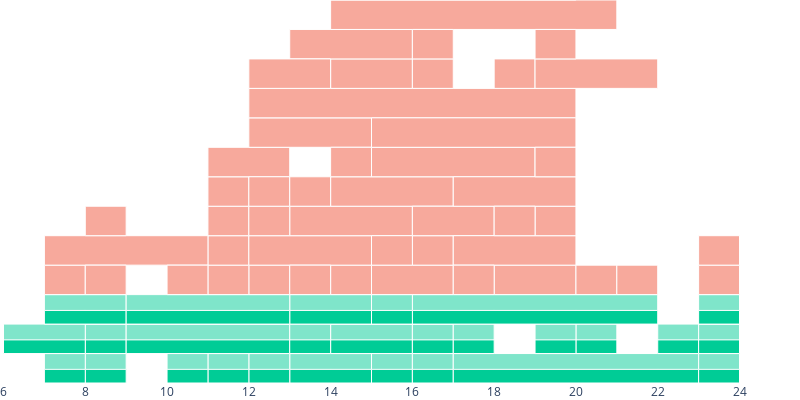

The code cell stored with this chart in its notebook:
### Code cell
sh = prepare_simhistory(df, tdf, 7, "Flatrate", 72)
alloc = sold_unsold_allocation_from_simhistory(sh)

fig = plot_simhistory_sold_unsold(alloc)
fig = add_revenue_boxes(fig, alloc)
fig.show()

### Figure 1 — Plotly figure (JSON) as saved in the notebook; plotly's stock layout.template omitted (floating-point values rounded to 4 significant figures)
{"data": [{"fill": "toself", "mode": "lines", "name": "", "opacity": 0, "text": "timestep: 1, budget: 1.1195959505999442, action: 0.8733264484321002", "x": [8, 9, 9, 8, 8], "y": [0.0, 0.0, 1.0, 1.0, 0.0], "type": "scatter"}, {"fill": "toself", "mode": "lines", "name": "", "opacity": 0, "text": "timestep: 22, budget: 1.742979002222134, action: 0.8733264484321002", "x": [8, 9, 9, 8, 8], "y": [1.0, 1.0, 2.0, 2.0, 1.0], "type": "scatter"}, {"fill": "toself", "mode": "lines", "name": "", "opacity": 0, "text": "timestep: 28, budget: 2.476104437462143, action: 0.8733264484321002", "x": [13, 15, 15, 13, 13], "y": [0.0, 0.0, 1.0, 1.0, 0.0], "type": "scatter"}, {"fill": "toself", "mode": "lines", "name": "", "opacity": 0, "text": "timestep: 32, budget: 2.825944634742748, action: 0.8733264484321002", "x": [7, 9, 9, 7, 7], "y": [2.0, 2.0, 3.0, 3.0, 2.0], "type": "scatter"}, {"fill": "toself", "mode": "lines", "name": "", "opacity": 0, "text": "timestep: 49, budget: 0.970211005867882, action: 0.8733264484321002", "x": [7, 8, 8, 7, 7], "y": [0.0, 0.0, 1.0, 1.0, 0.0], "type": "scatter"}, {"fill": "toself", "mode": "lines", "name": "", "opacity": 0, "text": "timestep: 51, budget: 0.897709638144219, action: 0.8733264484321002", "x": [12, 13, 13, 12, 12], "y": [0.0, 0.0, 1.0, 1.0, 0.0], "type": "scatter"}, {"fill": "toself", "mode": "lines", "name": "", "opacity": 0, "text": "timestep: 56, budget: 1.3496936884569708, action: 0.8733264484321002", "x": [11, 12, 12, 11, 11], "y": [0.0, 0.0, 1.0, 1.0, 0.0], "type": "scatter"}, {"fill": "toself", "mode": "lines", "name": "", "opacity": 0, "text": "timestep: 102, budget: 2.4073516070067678, action: 0.8733264484321002", "x": [14, 16, 16, 14, 14], "y": [1.0, 1.0, 2.0, 2.0, 1.0], "type": "scatter"}, {"fill": "toself", "mode": "lines", "name": "", "opacity": 0, "text": "timestep: 105, budget: 1.5648395922470189, action: 0.8733264484321002", "x": [15, 16, 16, 15, 15], "y": [0.0, 0.0, 1.0, 1.0, 0.0], "type": "scatter"}, {"fill": "toself", "mode": "lines", "name": "", "opacity": 0, "text": "timestep: 123, budget: 4.838348285211584, action: 0.8733264484321002", "x": [9, 13, 13, 9, 9], "y": [1.0, 1.0, 2.0, 2.0, 1.0], "type": "scatter"}, {"fill": "toself", "mode": "lines", "name": "", "opacity": 0, "text": "timestep: 160, budget: 2.0943510362518585, action: 0.8733264484321002", "x": [13, 15, 15, 13, 13], "y": [2.0, 2.0, 3.0, 3.0, 2.0], "type": "scatter"}, {"fill": "toself", "mode": "lines", "name": "", "opacity": 0, "text": "timestep: 161, budget: 1.895887066434752, action: 0.8733264484321002", "x": [6, 8, 8, 6, 6], "y": [1.0, 1.0, 2.0, 2.0, 1.0], "type": "scatter"}, {"fill": "toself", "mode": "lines", "name": "", "opacity": 0, "text": "timestep: 169, budget: 4.430406329196159, action: 0.8733264484321002", "x": [9, 13, 13, 9, 9], "y": [2.0, 2.0, 3.0, 3.0, 2.0], "type": "scatter"}, {"fill": "toself", "mode": "lines", "name": "", "opacity": 0, "text": "timestep: 195, budget: 1.7724783359234406, action: 0.8733264484321002", "x": [10, 11, 11, 10, 10], "y": [0.0, 0.0, 1.0, 1.0, 0.0], "type": "scatter"}, {"fill": "toself", "mode": "lines", "name": "", "opacity": 0, "text": "timestep: 220, budget: 1.478226516330889, action: 0.8733264484321002", "x": [13, 14, 14, 13, 13], "y": [1.0, 1.0, 2.0, 2.0, 1.0], "type": "scatter"}, {"fill": "toself", "mode": "lines", "name": "", "opacity": 0, "text": "timestep: 269, budget: 1.885274495733084, action: 0.8733264484321002", "x": [16, 17, 17, 16, 16], "y": [0.0, 0.0, 1.0, 1.0, 0.0], "type": "scatter"}, {"fill": "toself", "mode": "lines", "name": "", "opacity": 0, "text": "timestep: 318, budget: 1.413955154548848, action: 0.8733264484321002", "x": [16, 17, 17, 16, 16], "y": [1.0, 1.0, 2.0, 2.0, 1.0], "type": "scatter"}, {"fill": "toself", "mode": "lines", "name": "", "opacity": 0, "text": "timestep: 326, budget: 6.216570416937723, action: 0.8733264484321002", "x": [16, 22, 22, 16, 16], "y": [2.0, 2.0, 3.0, 3.0, 2.0], "type": "scatter"}, {"fill": "toself", "mode": "lines", "name": "", "opacity": 0, "text": "timestep: 328, budget: 5.935700998699732, action: 0.8733264484321002", "x": [17, 23, 23, 17, 17], "y": [0.0, 0.0, 1.0, 1.0, 0.0], "type": "scatter"}, {"fill": "toself", "mode": "lines", "name": "", "opacity": 0, "text": "timestep: 338, budget: 1.6696980625019326, action: 0.8733264484321002", "x": [15, 16, 16, 15, 15], "y": [2.0, 2.0, 3.0, 3.0, 2.0], "type": "scatter"}, {"fill": "toself", "mode": "lines", "name": "", "opacity": 0, "text": "timestep: 364, budget: 1.1959914120678603, action: 0.8733264484321002", "x": [17, 18, 18, 17, 17], "y": [1.0, 1.0, 2.0, 2.0, 1.0], "type": "scatter"}, {"fill": "toself", "mode": "lines", "name": "", "opacity": 0, "text": "timestep: 444, budget: 0.9121083801572905, action: 0.8733264484321002", "x": [20, 21, 21, 20, 20], "y": [1.0, 1.0, 2.0, 2.0, 1.0], "type": "scatter"}, {"fill": "toself", "mode": "lines", "name": "", "opacity": 0, "text": "timestep: 455, budget: 1.222412695646583, action: 0.8733264484321002", "x": [19, 20, 20, 19, 19], "y": [1.0, 1.0, 2.0, 2.0, 1.0], "type": "scatter"}, {"fill": "toself", "mode": "lines", "name": "", "opacity": 0, "text": "timestep: 550, budget: 1.3443277588507163, action: 0.8733264484321002", "x": [22, 23, 23, 22, 22], "y": [1.0, 1.0, 2.0, 2.0, 1.0], "type": "scatter"}, {"fill": "toself", "mode": "lines", "name": "", "opacity": 0, "text": "timestep: 560, budget: 1.1784389116773375, action: 0.8733264484321002", "x": [23, 24, 24, 23, 23], "y": [0.0, 0.0, 1.0, 1.0, 0.0], "type": "scatter"}, {"fill": "toself", "mode": "lines", "name": "", "opacity": 0, "text": "timestep: 570, budget: 1.3496696011969804, action: 0.8733264484321002", "x": [23, 24, 24, 23, 23], "y": [1.0, 1.0, 2.0, 2.0, 1.0], "type": "scatter"}, {"fill": "toself", "mode": "lines", "name": "", "opacity": 0, "text": "timestep: 574, budget: 1.160007534543492, action: 0.8733264484321002", "x": [23, 24, 24, 23, 23], "y": [2.0, 2.0, 3.0, 3.0, 2.0], "type": "scatter"}, {"fill": "toself", "mode": "lines", "name": "", "opacity": 0, "text": "timestep: 27, budget: 0.480913132459729, action: 0.8733264484321002", "x": [12, 13, 13, 12, 12], "y": [3.0, 3.0, 4.0, 4.0, 3.0], "type": "scatter"}, {"fill": "toself", "mode": "lines", "name": "", "opacity": 0, "text": "timestep: 50, budget: 0.3475581900790602, action: 0.8733264484321002", "x": [11, 12, 12, 11, 11], "y": [3.0, 3.0, 4.0, 4.0, 3.0], "type": "scatter"}, {"fill": "toself", "mode": "lines", "name": "", "opacity": 0, "text": "timestep: 73, budget: 0.7554757097909742, action: 0.8733264484321002", "x": [11, 12, 12, 11, 11], "y": [4.0, 4.0, 5.0, 5.0, 4.0], "type": "scatter"}, {"fill": "toself", "mode": "lines", "name": "", "opacity": 0, "text": "timestep: 85, budget: 0.4267771492632941, action: 0.8733264484321002", "x": [14, 15, 15, 14, 14], "y": [3.0, 3.0, 4.0, 4.0, 3.0], "type": "scatter"}, {"fill": "toself", "mode": "lines", "name": "", "opacity": 0, "text": "timestep: 95, budget: 1.2655249566272948, action: 0.8733264484321002", "x": [18, 20, 20, 18, 18], "y": [3.0, 3.0, 4.0, 4.0, 3.0], "type": "scatter"}, {"fill": "toself", "mode": "lines", "name": "", "opacity": 0, "text": "timestep: 101, budget: 0.630497750222799, action: 0.8733264484321002", "x": [7, 8, 8, 7, 7], "y": [3.0, 3.0, 4.0, 4.0, 3.0], "type": "scatter"}, {"fill": "toself", "mode": "lines", "name": "", "opacity": 0, "text": "timestep: 106, budget: 2.3240804205450507, action: 0.8733264484321002", "x": [12, 15, 15, 12, 12], "y": [4.0, 4.0, 5.0, 5.0, 4.0], "type": "scatter"}, {"fill": "toself", "mode": "lines", "name": "", "opacity": 0, "text": "timestep: 125, budget: 0.734001003177055, action: 0.8733264484321002", "x": [13, 14, 14, 13, 13], "y": [3.0, 3.0, 4.0, 4.0, 3.0], "type": "scatter"}, {"fill": "toself", "mode": "lines", "name": "", "opacity": 0, "text": "timestep: 156, budget: 0.2731070622991453, action: 0.8733264484321002", "x": [11, 12, 12, 11, 11], "y": [5.0, 5.0, 6.0, 6.0, 5.0], "type": "scatter"}, {"fill": "toself", "mode": "lines", "name": "", "opacity": 0, "text": "timestep: 181, budget: 5.012492124970704, action: 0.8733264484321002", "x": [7, 11, 11, 7, 7], "y": [4.0, 4.0, 5.0, 5.0, 4.0], "type": "scatter"}, {"fill": "toself", "mode": "lines", "name": "", "opacity": 0, "text": "timestep: 187, budget: 2.2098726440170866, action: 0.8733264484321002", "x": [13, 16, 16, 13, 13], "y": [5.0, 5.0, 6.0, 6.0, 5.0], "type": "scatter"}, {"fill": "toself", "mode": "lines", "name": "", "opacity": 0, "text": "timestep: 189, budget: 1.4637720076693976, action: 0.8733264484321002", "x": [11, 12, 12, 11, 11], "y": [6.0, 6.0, 7.0, 7.0, 6.0], "type": "scatter"}, {"fill": "toself", "mode": "lines", "name": "", "opacity": 0, "text": "timestep: 202, budget: 0.9086985376594536, action: 0.8733264484321002", "x": [12, 13, 13, 12, 12], "y": [5.0, 5.0, 6.0, 6.0, 5.0], "type": "scatter"}, {"fill": "toself", "mode": "lines", "name": "", "opacity": 0, "text": "timestep: 203, budget: 2.8313422828602457, action: 0.8733264484321002", "x": [14, 17, 17, 14, 14], "y": [6.0, 6.0, 7.0, 7.0, 6.0], "type": "scatter"}, {"fill": "toself", "mode": "lines", "name": "", "opacity": 0, "text": "timestep: 205, budget: 2.2642797340302065, action: 0.8733264484321002", "x": [11, 13, 13, 11, 11], "y": [7.0, 7.0, 8.0, 8.0, 7.0], "type": "scatter"}, {"fill": "toself", "mode": "lines", "name": "", "opacity": 0, "text": "timestep: 207, budget: 0.5146602516661556, action: 0.8733264484321002", "x": [8, 9, 9, 8, 8], "y": [3.0, 3.0, 4.0, 4.0, 3.0], "type": "scatter"}, {"fill": "toself", "mode": "lines", "name": "", "opacity": 0, "text": "timestep: 211, budget: 0.799111010483703, action: 0.8733264484321002", "x": [10, 11, 11, 10, 10], "y": [3.0, 3.0, 4.0, 4.0, 3.0], "type": "scatter"}, {"fill": "toself", "mode": "lines", "name": "", "opacity": 0, "text": "timestep: 214, budget: 1.8841197950955983, action: 0.8733264484321002", "x": [8, 9, 9, 8, 8], "y": [5.0, 5.0, 6.0, 6.0, 5.0], "type": "scatter"}, {"fill": "toself", "mode": "lines", "name": "", "opacity": 0, "text": "timestep: 216, budget: 1.4600598912616003, action: 0.8733264484321002", "x": [12, 13, 13, 12, 12], "y": [6.0, 6.0, 7.0, 7.0, 6.0], "type": "scatter"}, {"fill": "toself", "mode": "lines", "name": "", "opacity": 0, "text": "timestep: 233, budget: 3.265261713972795, action: 0.8733264484321002", "x": [12, 15, 15, 12, 12], "y": [8.0, 8.0, 9.0, 9.0, 8.0], "type": "scatter"}, {"fill": "toself", "mode": "lines", "name": "", "opacity": 0, "text": "timestep: 243, budget: 1.3231476262521975, action: 0.8733264484321002", "x": [14, 15, 15, 14, 14], "y": [7.0, 7.0, 8.0, 8.0, 7.0], "type": "scatter"}, {"fill": "toself", "mode": "lines", "name": "", "opacity": 0, "text": "timestep: 257, budget: 8.353029450974713, action: 0.8733264484321002", "x": [12, 20, 20, 12, 12], "y": [9.0, 9.0, 10.0, 10.0, 9.0], "type": "scatter"}, {"fill": "toself", "mode": "lines", "name": "", "opacity": 0, "text": "timestep: 268, budget: 1.6707930170539476, action: 0.8733264484321002", "x": [14, 16, 16, 14, 14], "y": [10.0, 10.0, 11.0, 11.0, 10.0], "type": "scatter"}, {"fill": "toself", "mode": "lines", "name": "", "opacity": 0, "text": "timestep: 273, budget: 0.5085628366458383, action: 0.8733264484321002", "x": [13, 14, 14, 13, 13], "y": [6.0, 6.0, 7.0, 7.0, 6.0], "type": "scatter"}, {"fill": "toself", "mode": "lines", "name": "", "opacity": 0, "text": "timestep: 289, budget: 3.004007820978236, action: 0.8733264484321002", "x": [13, 16, 16, 13, 13], "y": [11.0, 11.0, 12.0, 12.0, 11.0], "type": "scatter"}, {"fill": "toself", "mode": "lines", "name": "", "opacity": 0, "text": "timestep: 298, budget: 1.4387964320789035, action: 0.8733264484321002", "x": [12, 14, 14, 12, 12], "y": [10.0, 10.0, 11.0, 11.0, 10.0], "type": "scatter"}, {"fill": "toself", "mode": "lines", "name": "", "opacity": 0, "text": "timestep: 321, budget: 1.2228277468413755, action: 0.8733264484321002", "x": [15, 17, 17, 15, 15], "y": [3.0, 3.0, 4.0, 4.0, 3.0], "type": "scatter"}, {"fill": "toself", "mode": "lines", "name": "", "opacity": 0, "text": "timestep: 323, budget: 7.479547346147174, action: 0.8733264484321002", "x": [14, 21, 21, 14, 14], "y": [12.0, 12.0, 13.0, 13.0, 12.0], "type": "scatter"}, {"fill": "toself", "mode": "lines", "name": "", "opacity": 0, "text": "timestep: 327, budget: 6.824212456407542, action: 0.8733264484321002", "x": [13, 20, 20, 13, 13], "y": [13.0, 13.0, 14.0, 14.0, 13.0], "type": "scatter"}, {"fill": "toself", "mode": "lines", "name": "", "opacity": 0, "text": "timestep: 334, budget: 0.9230474224874738, action: 0.8733264484321002", "x": [14, 15, 15, 14, 14], "y": [14.0, 14.0, 15.0, 15.0, 14.0], "type": "scatter"}, {"fill": "toself", "mode": "lines", "name": "", "opacity": 0, "text": "timestep: 351, budget: 0.307318362704794, action: 0.8733264484321002", "x": [16, 17, 17, 16, 16], "y": [4.0, 4.0, 5.0, 5.0, 4.0], "type": "scatter"}, {"fill": "toself", "mode": "lines", "name": "", "opacity": 0, "text": "timestep: 356, budget: 3.592671711448642, action: 0.8733264484321002", "x": [14, 17, 17, 14, 14], "y": [15.0, 15.0, 16.0, 16.0, 15.0], "type": "scatter"}, {"fill": "toself", "mode": "lines", "name": "", "opacity": 0, "text": "timestep: 359, budget: 3.4252351336627207, action: 0.8733264484321002", "x": [15, 19, 19, 15, 15], "y": [7.0, 7.0, 8.0, 8.0, 7.0], "type": "scatter"}, {"fill": "toself", "mode": "lines", "name": "", "opacity": 0, "text": "timestep: 360, budget: 1.921382595141696, action: 0.8733264484321002", "x": [15, 16, 16, 15, 15], "y": [4.0, 4.0, 5.0, 5.0, 4.0], "type": "scatter"}, {"fill": "toself", "mode": "lines", "name": "", "opacity": 0, "text": "timestep: 369, budget: 4.713057794082983, action: 0.8733264484321002", "x": [15, 20, 20, 15, 15], "y": [8.0, 8.0, 9.0, 9.0, 8.0], "type": "scatter"}, {"fill": "toself", "mode": "lines", "name": "", "opacity": 0, "text": "timestep: 384, budget: 2.205188468815932, action: 0.8733264484321002", "x": [16, 18, 18, 16, 16], "y": [5.0, 5.0, 6.0, 6.0, 5.0], "type": "scatter"}, {"fill": "toself", "mode": "lines", "name": "", "opacity": 0, "text": "timestep: 387, budget: 0.2900199170489597, action: 0.8733264484321002", "x": [16, 17, 17, 16, 16], "y": [10.0, 10.0, 11.0, 11.0, 10.0], "type": "scatter"}, {"fill": "toself", "mode": "lines", "name": "", "opacity": 0, "text": "timestep: 388, budget: 0.4512148060357154, action: 0.8733264484321002", "x": [16, 17, 17, 16, 16], "y": [11.0, 11.0, 12.0, 12.0, 11.0], "type": "scatter"}, {"fill": "toself", "mode": "lines", "name": "", "opacity": 0, "text": "timestep: 406, budget: 3.396411988572347, action: 0.8733264484321002", "x": [17, 20, 20, 17, 17], "y": [4.0, 4.0, 5.0, 5.0, 4.0], "type": "scatter"}, {"fill": "toself", "mode": "lines", "name": "", "opacity": 0, "text": "timestep: 413, budget: 0.9658007008784044, action: 0.8733264484321002", "x": [17, 18, 18, 17, 17], "y": [3.0, 3.0, 4.0, 4.0, 3.0], "type": "scatter"}, {"fill": "toself", "mode": "lines", "name": "", "opacity": 0, "text": "timestep: 424, budget: 0.8476647991169902, action: 0.8733264484321002", "x": [19, 20, 20, 19, 19], "y": [5.0, 5.0, 6.0, 6.0, 5.0], "type": "scatter"}, {"fill": "toself", "mode": "lines", "name": "", "opacity": 0, "text": "timestep: 426, budget: 2.2654227648799883, action: 0.8733264484321002", "x": [17, 20, 20, 17, 17], "y": [6.0, 6.0, 7.0, 7.0, 6.0], "type": "scatter"}, {"fill": "toself", "mode": "lines", "name": "", "opacity": 0, "text": "timestep: 427, budget: 0.7868747132203686, action: 0.8733264484321002", "x": [19, 20, 20, 19, 19], "y": [7.0, 7.0, 8.0, 8.0, 7.0], "type": "scatter"}, {"fill": "toself", "mode": "lines", "name": "", "opacity": 0, "text": "timestep: 440, budget: 0.5326906159527663, action: 0.8733264484321002", "x": [18, 19, 19, 18, 18], "y": [5.0, 5.0, 6.0, 6.0, 5.0], "type": "scatter"}, {"fill": "toself", "mode": "lines", "name": "", "opacity": 0, "text": "timestep: 452, budget: 0.7135735083349068, action: 0.8733264484321002", "x": [18, 19, 19, 18, 18], "y": [10.0, 10.0, 11.0, 11.0, 10.0], "type": "scatter"}, {"fill": "toself", "mode": "lines", "name": "", "opacity": 0, "text": "timestep: 461, budget: 2.734961081342928, action: 0.8733264484321002", "x": [19, 22, 22, 19, 19], "y": [10.0, 10.0, 11.0, 11.0, 10.0], "type": "scatter"}, {"fill": "toself", "mode": "lines", "name": "", "opacity": 0, "text": "timestep: 463, budget: 1.2010867040017497, action: 0.8733264484321002", "x": [19, 20, 20, 19, 19], "y": [11.0, 11.0, 12.0, 12.0, 11.0], "type": "scatter"}, {"fill": "toself", "mode": "lines", "name": "", "opacity": 0, "text": "timestep: 466, budget: 1.5148666038064684, action: 0.8733264484321002", "x": [20, 21, 21, 20, 20], "y": [3.0, 3.0, 4.0, 4.0, 3.0], "type": "scatter"}, {"fill": "toself", "mode": "lines", "name": "", "opacity": 0, "text": "timestep: 477, budget: 4.249768196630529, action: 0.8733264484321002", "x": [19, 23, 23, 19, 19], "y": [14.0, 14.0, 15.0, 15.0, 14.0], "type": "scatter"}, {"fill": "toself", "mode": "lines", "name": "", "opacity": 0, "text": "timestep: 503, budget: 0.6334208896691593, action: 0.8733264484321002", "x": [21, 22, 22, 21, 21], "y": [3.0, 3.0, 4.0, 4.0, 3.0], "type": "scatter"}, {"fill": "toself", "mode": "lines", "name": "", "opacity": 0, "text": "timestep: 561, budget: 0.7133696675565517, action: 0.8733264484321002", "x": [23, 24, 24, 23, 23], "y": [3.0, 3.0, 4.0, 4.0, 3.0], "type": "scatter"}, {"fill": "toself", "mode": "lines", "name": "", "opacity": 0, "text": "timestep: 565, budget: 0.8442636059968742, action: 0.8733264484321002", "x": [23, 24, 24, 23, 23], "y": [4.0, 4.0, 5.0, 5.0, 4.0], "type": "scatter"}], "layout": {"xaxis": {}, "yaxis": {"range": [0, 13], "showticklabels": false}, "shapes": [{"fillcolor": "rgba(0, 204, 150,0.5)", "line": {"color": "White", "width": 1}, "type": "rect", "x0": 8, "x1": 9, "xref": "x", "y0": 0.0, "y1": 1.0, "yref": "y"}, {"fillcolor": "rgba(0, 204, 150,0.5)", "line": {"color": "White", "width": 1}, "type": "rect", "x0": 8, "x1": 9, "xref": "x", "y0": 1.0, "y1": 2.0, "yref": "y"}, {"fillcolor": "rgba(0, 204, 150,0.5)", "line": {"color": "White", "width": 1}, "type": "rect", "x0": 13, "x1": 15, "xref": "x", "y0": 0.0, "y1": 1.0, "yref": "y"}, {"fillcolor": "rgba(0, 204, 150,0.5)", "line": {"color": "White", "width": 1}, "type": "rect", "x0": 7, "x1": 9, "xref": "x", "y0": 2.0, "y1": 3.0, "yref": "y"}, {"fillcolor": "rgba(0, 204, 150,0.5)", "line": {"color": "White", "width": 1}, "type": "rect", "x0": 7, "x1": 8, "xref": "x", "y0": 0.0, "y1": 1.0, "yref": "y"}, {"fillcolor": "rgba(0, 204, 150,0.5)", "line": {"color": "White", "width": 1}, "type": "rect", "x0": 12, "x1": 13, "xref": "x", "y0": 0.0, "y1": 1.0, "yref": "y"}, {"fillcolor": "rgba(0, 204, 150,0.5)", "line": {"color": "White", "width": 1}, "type": "rect", "x0": 11, "x1": 12, "xref": "x", "y0": 0.0, "y1": 1.0, "yref": "y"}, {"fillcolor": "rgba(0, 204, 150,0.5)", "line": {"color": "White", "width": 1}, "type": "rect", "x0": 14, "x1": 16, "xref": "x", "y0": 1.0, "y1": 2.0, "yref": "y"}, {"fillcolor": "rgba(0, 204, 150,0.5)", "line": {"color": "White", "width": 1}, "type": "rect", "x0": 15, "x1": 16, "xref": "x", "y0": 0.0, "y1": 1.0, "yref": "y"}, {"fillcolor": "rgba(0, 204, 150,0.5)", "line": {"color": "White", "width": 1}, "type": "rect", "x0": 9, "x1": 13, "xref": "x", "y0": 1.0, "y1": 2.0, "yref": "y"}, {"fillcolor": "rgba(0, 204, 150,0.5)", "line": {"color": "White", "width": 1}, "type": "rect", "x0": 13, "x1": 15, "xref": "x", "y0": 2.0, "y1": 3.0, "yref": "y"}, {"fillcolor": "rgba(0, 204, 150,0.5)", "line": {"color": "White", "width": 1}, "type": "rect", "x0": 6, "x1": 8, "xref": "x", "y0": 1.0, "y1": 2.0, "yref": "y"}, {"fillcolor": "rgba(0, 204, 150,0.5)", "line": {"color": "White", "width": 1}, "type": "rect", "x0": 9, "x1": 13, "xref": "x", "y0": 2.0, "y1": 3.0, "yref": "y"}, {"fillcolor": "rgba(0, 204, 150,0.5)", "line": {"color": "White", "width": 1}, "type": "rect", "x0": 10, "x1": 11, "xref": "x", "y0": 0.0, "y1": 1.0, "yref": "y"}, {"fillcolor": "rgba(0, 204, 150,0.5)", "line": {"color": "White", "width": 1}, "type": "rect", "x0": 13, "x1": 14, "xref": "x", "y0": 1.0, "y1": 2.0, "yref": "y"}, {"fillcolor": "rgba(0, 204, 150,0.5)", "line": {"color": "White", "width": 1}, "type": "rect", "x0": 16, "x1": 17, "xref": "x", "y0": 0.0, "y1": 1.0, "yref": "y"}, {"fillcolor": "rgba(0, 204, 150,0.5)", "line": {"color": "White", "width": 1}, "type": "rect", "x0": 16, "x1": 17, "xref": "x", "y0": 1.0, "y1": 2.0, "yref": "y"}, {"fillcolor": "rgba(0, 204, 150,0.5)", "line": {"color": "White", "width": 1}, "type": "rect", "x0": 16, "x1": 22, "xref": "x", "y0": 2.0, "y1": 3.0, "yref": "y"}, {"fillcolor": "rgba(0, 204, 150,0.5)", "line": {"color": "White", "width": 1}, "type": "rect", "x0": 17, "x1": 23, "xref": "x", "y0": 0.0, "y1": 1.0, "yref": "y"}, {"fillcolor": "rgba(0, 204, 150,0.5)", "line": {"color": "White", "width": 1}, "type": "rect", "x0": 15, "x1": 16, "xref": "x", "y0": 2.0, "y1": 3.0, "yref": "y"}, {"fillcolor": "rgba(0, 204, 150,0.5)", "line": {"color": "White", "width": 1}, "type": "rect", "x0": 17, "x1": 18, "xref": "x", "y0": 1.0, "y1": 2.0, "yref": "y"}, {"fillcolor": "rgba(0, 204, 150,0.5)", "line": {"color": "White", "width": 1}, "type": "rect", "x0": 20, "x1": 21, "xref": "x", "y0": 1.0, "y1": 2.0, "yref": "y"}, {"fillcolor": "rgba(0, 204, 150,0.5)", "line": {"color": "White", "width": 1}, "type": "rect", "x0": 19, "x1": 20, "xref": "x", "y0": 1.0, "y1": 2.0, "yref": "y"}, {"fillcolor": "rgba(0, 204, 150,0.5)", "line": {"color": "White", "width": 1}, "type": "rect", "x0": 22, "x1": 23, "xref": "x", "y0": 1.0, "y1": 2.0, "yref": "y"}, {"fillcolor": "rgba(0, 204, 150,0.5)", "line": {"color": "White", "width": 1}, "type": "rect", "x0": 23, "x1": 24, "xref": "x", "y0": 0.0, "y1": 1.0, "yref": "y"}, {"fillcolor": "rgba(0, 204, 150,0.5)", "line": {"color": "White", "width": 1}, "type": "rect", "x0": 23, "x1": 24, "xref": "x", "y0": 1.0, "y1": 2.0, "yref": "y"}, {"fillcolor": "rgba(0, 204, 150,0.5)", "line": {"color": "White", "width": 1}, "type": "rect", "x0": 23, "x1": 24, "xref": "x", "y0": 2.0, "y1": 3.0, "yref": "y"}, {"fillcolor": "rgba(239, 85, 59,0.5)", "line": {"color": "White", "width": 1}, "type": "rect", "x0": 12, "x1": 13, "xref": "x", "y0": 3.0, "y1": 4.0, "yref": "y"}, {"fillcolor": "rgba(239, 85, 59,0.5)", "line": {"color": "White", "width": 1}, "type": "rect", "x0": 11, "x1": 12, "xref": "x", "y0": 3.0, "y1": 4.0, "yref": "y"}, {"fillcolor": "rgba(239, 85, 59,0.5)", "line": {"color": "White", "width": 1}, "type": "rect", "x0": 11, "x1": 12, "xref": "x", "y0": 4.0, "y1": 5.0, "yref": "y"}, {"fillcolor": "rgba(239, 85, 59,0.5)", "line": {"color": "White", "width": 1}, "type": "rect", "x0": 14, "x1": 15, "xref": "x", "y0": 3.0, "y1": 4.0, "yref": "y"}, {"fillcolor": "rgba(239, 85, 59,0.5)", "line": {"color": "White", "width": 1}, "type": "rect", "x0": 18, "x1": 20, "xref": "x", "y0": 3.0, "y1": 4.0, "yref": "y"}, {"fillcolor": "rgba(239, 85, 59,0.5)", "line": {"color": "White", "width": 1}, "type": "rect", "x0": 7, "x1": 8, "xref": "x", "y0": 3.0, "y1": 4.0, "yref": "y"}, {"fillcolor": "rgba(239, 85, 59,0.5)", "line": {"color": "White", "width": 1}, "type": "rect", "x0": 12, "x1": 15, "xref": "x", "y0": 4.0, "y1": 5.0, "yref": "y"}, {"fillcolor": "rgba(239, 85, 59,0.5)", "line": {"color": "White", "width": 1}, "type": "rect", "x0": 13, "x1": 14, "xref": "x", "y0": 3.0, "y1": 4.0, "yref": "y"}, {"fillcolor": "rgba(239, 85, 59,0.5)", "line": {"color": "White", "width": 1}, "type": "rect", "x0": 11, "x1": 12, "xref": "x", "y0": 5.0, "y1": 6.0, "yref": "y"}, {"fillcolor": "rgba(239, 85, 59,0.5)", "line": {"color": "White", "width": 1}, "type": "rect", "x0": 7, "x1": 11, "xref": "x", "y0": 4.0, "y1": 5.0, "yref": "y"}, {"fillcolor": "rgba(239, 85, 59,0.5)", "line": {"color": "White", "width": 1}, "type": "rect", "x0": 13, "x1": 16, "xref": "x", "y0": 5.0, "y1": 6.0, "yref": "y"}, {"fillcolor": "rgba(239, 85, 59,0.5)", "line": {"color": "White", "width": 1}, "type": "rect", "x0": 11, "x1": 12, "xref": "x", "y0": 6.0, "y1": 7.0, "yref": "y"}, {"fillcolor": "rgba(239, 85, 59,0.5)", "line": {"color": "White", "width": 1}, "type": "rect", "x0": 12, "x1": 13, "xref": "x", "y0": 5.0, "y1": 6.0, "yref": "y"}, {"fillcolor": "rgba(239, 85, 59,0.5)", "line": {"color": "White", "width": 1}, "type": "rect", "x0": 14, "x1": 17, "xref": "x", "y0": 6.0, "y1": 7.0, "yref": "y"}, {"fillcolor": "rgba(239, 85, 59,0.5)", "line": {"color": "White", "width": 1}, "type": "rect", "x0": 11, "x1": 13, "xref": "x", "y0": 7.0, "y1": 8.0, "yref": "y"}, {"fillcolor": "rgba(239, 85, 59,0.5)", "line": {"color": "White", "width": 1}, "type": "rect", "x0": 8, "x1": 9, "xref": "x", "y0": 3.0, "y1": 4.0, "yref": "y"}, {"fillcolor": "rgba(239, 85, 59,0.5)", "line": {"color": "White", "width": 1}, "type": "rect", "x0": 10, "x1": 11, "xref": "x", "y0": 3.0, "y1": 4.0, "yref": "y"}, {"fillcolor": "rgba(239, 85, 59,0.5)", "line": {"color": "White", "width": 1}, "type": "rect", "x0": 8, "x1": 9, "xref": "x", "y0": 5.0, "y1": 6.0, "yref": "y"}, {"fillcolor": "rgba(239, 85, 59,0.5)", "line": {"color": "White", "width": 1}, "type": "rect", "x0": 12, "x1": 13, "xref": "x", "y0": 6.0, "y1": 7.0, "yref": "y"}, {"fillcolor": "rgba(239, 85, 59,0.5)", "line": {"color": "White", "width": 1}, "type": "rect", "x0": 12, "x1": 15, "xref": "x", "y0": 8.0, "y1": 9.0, "yref": "y"}, {"fillcolor": "rgba(239, 85, 59,0.5)", "line": {"color": "White", "width": 1}, "type": "rect", "x0": 14, "x1": 15, "xref": "x", "y0": 7.0, "y1": 8.0, "yref": "y"}, {"fillcolor": "rgba(239, 85, 59,0.5)", "line": {"color": "White", "width": 1}, "type": "rect", "x0": 12, "x1": 20, "xref": "x", "y0": 9.0, "y1": 10.0, "yref": "y"}, {"fillcolor": "rgba(239, 85, 59,0.5)", "line": {"color": "White", "width": 1}, "type": "rect", "x0": 14, "x1": 16, "xref": "x", "y0": 10.0, "y1": 11.0, "yref": "y"}, {"fillcolor": "rgba(239, 85, 59,0.5)", "line": {"color": "White", "width": 1}, "type": "rect", "x0": 13, "x1": 14, "xref": "x", "y0": 6.0, "y1": 7.0, "yref": "y"}, {"fillcolor": "rgba(239, 85, 59,0.5)", "line": {"color": "White", "width": 1}, "type": "rect", "x0": 13, "x1": 16, "xref": "x", "y0": 11.0, "y1": 12.0, "yref": "y"}, {"fillcolor": "rgba(239, 85, 59,0.5)", "line": {"color": "White", "width": 1}, "type": "rect", "x0": 12, "x1": 14, "xref": "x", "y0": 10.0, "y1": 11.0, "yref": "y"}, {"fillcolor": "rgba(239, 85, 59,0.5)", "line": {"color": "White", "width": 1}, "type": "rect", "x0": 15, "x1": 17, "xref": "x", "y0": 3.0, "y1": 4.0, "yref": "y"}, {"fillcolor": "rgba(239, 85, 59,0.5)", "line": {"color": "White", "width": 1}, "type": "rect", "x0": 14, "x1": 21, "xref": "x", "y0": 12.0, "y1": 13.0, "yref": "y"}, {"fillcolor": "rgba(239, 85, 59,0.5)", "line": {"color": "White", "width": 1}, "type": "rect", "x0": 13, "x1": 20, "xref": "x", "y0": 13.0, "y1": 14.0, "yref": "y"}, {"fillcolor": "rgba(239, 85, 59,0.5)", "line": {"color": "White", "width": 1}, "type": "rect", "x0": 14, "x1": 15, "xref": "x", "y0": 14.0, "y1": 15.0, "yref": "y"}, {"fillcolor": "rgba(239, 85, 59,0.5)", "line": {"color": "White", "width": 1}, "type": "rect", "x0": 16, "x1": 17, "xref": "x", "y0": 4.0, "y1": 5.0, "yref": "y"}, {"fillcolor": "rgba(239, 85, 59,0.5)", "line": {"color": "White", "width": 1}, "type": "rect", "x0": 14, "x1": 17, "xref": "x", "y0": 15.0, "y1": 16.0, "yref": "y"}, {"fillcolor": "rgba(239, 85, 59,0.5)", "line": {"color": "White", "width": 1}, "type": "rect", "x0": 15, "x1": 19, "xref": "x", "y0": 7.0, "y1": 8.0, "yref": "y"}, {"fillcolor": "rgba(239, 85, 59,0.5)", "line": {"color": "White", "width": 1}, "type": "rect", "x0": 15, "x1": 16, "xref": "x", "y0": 4.0, "y1": 5.0, "yref": "y"}, {"fillcolor": "rgba(239, 85, 59,0.5)", "line": {"color": "White", "width": 1}, "type": "rect", "x0": 15, "x1": 20, "xref": "x", "y0": 8.0, "y1": 9.0, "yref": "y"}, {"fillcolor": "rgba(239, 85, 59,0.5)", "line": {"color": "White", "width": 1}, "type": "rect", "x0": 16, "x1": 18, "xref": "x", "y0": 5.0, "y1": 6.0, "yref": "y"}, {"fillcolor": "rgba(239, 85, 59,0.5)", "line": {"color": "White", "width": 1}, "type": "rect", "x0": 16, "x1": 17, "xref": "x", "y0": 10.0, "y1": 11.0, "yref": "y"}, {"fillcolor": "rgba(239, 85, 59,0.5)", "line": {"color": "White", "width": 1}, "type": "rect", "x0": 16, "x1": 17, "xref": "x", "y0": 11.0, "y1": 12.0, "yref": "y"}, {"fillcolor": "rgba(239, 85, 59,0.5)", "line": {"color": "White", "width": 1}, "type": "rect", "x0": 17, "x1": 20, "xref": "x", "y0": 4.0, "y1": 5.0, "yref": "y"}, {"fillcolor": "rgba(239, 85, 59,0.5)", "line": {"color": "White", "width": 1}, "type": "rect", "x0": 17, "x1": 18, "xref": "x", "y0": 3.0, "y1": 4.0, "yref": "y"}, {"fillcolor": "rgba(239, 85, 59,0.5)", "line": {"color": "White", "width": 1}, "type": "rect", "x0": 19, "x1": 20, "xref": "x", "y0": 5.0, "y1": 6.0, "yref": "y"}, {"fillcolor": "rgba(239, 85, 59,0.5)", "line": {"color": "White", "width": 1}, "type": "rect", "x0": 17, "x1": 20, "xref": "x", "y0": 6.0, "y1": 7.0, "yref": "y"}, {"fillcolor": "rgba(239, 85, 59,0.5)", "line": {"color": "White", "width": 1}, "type": "rect", "x0": 19, "x1": 20, "xref": "x", "y0": 7.0, "y1": 8.0, "yref": "y"}, {"fillcolor": "rgba(239, 85, 59,0.5)", "line": {"color": "White", "width": 1}, "type": "rect", "x0": 18, "x1": 19, "xref": "x", "y0": 5.0, "y1": 6.0, "yref": "y"}, {"fillcolor": "rgba(239, 85, 59,0.5)", "line": {"color": "White", "width": 1}, "type": "rect", "x0": 18, "x1": 19, "xref": "x", "y0": 10.0, "y1": 11.0, "yref": "y"}, {"fillcolor": "rgba(239, 85, 59,0.5)", "line": {"color": "White", "width": 1}, "type": "rect", "x0": 19, "x1": 22, "xref": "x", "y0": 10.0, "y1": 11.0, "yref": "y"}, {"fillcolor": "rgba(239, 85, 59,0.5)", "line": {"color": "White", "width": 1}, "type": "rect", "x0": 19, "x1": 20, "xref": "x", "y0": 11.0, "y1": 12.0, "yref": "y"}, {"fillcolor": "rgba(239, 85, 59,0.5)", "line": {"color": "White", "width": 1}, "type": "rect", "x0": 20, "x1": 21, "xref": "x", "y0": 3.0, "y1": 4.0, "yref": "y"}, {"fillcolor": "rgba(239, 85, 59,0.5)", "line": {"color": "White", "width": 1}, "type": "rect", "x0": 19, "x1": 23, "xref": "x", "y0": 14.0, "y1": 15.0, "yref": "y"}, {"fillcolor": "rgba(239, 85, 59,0.5)", "line": {"color": "White", "width": 1}, "type": "rect", "x0": 21, "x1": 22, "xref": "x", "y0": 3.0, "y1": 4.0, "yref": "y"}, {"fillcolor": "rgba(239, 85, 59,0.5)", "line": {"color": "White", "width": 1}, "type": "rect", "x0": 23, "x1": 24, "xref": "x", "y0": 3.0, "y1": 4.0, "yref": "y"}, {"fillcolor": "rgba(239, 85, 59,0.5)", "line": {"color": "White", "width": 1}, "type": "rect", "x0": 23, "x1": 24, "xref": "x", "y0": 4.0, "y1": 5.0, "yref": "y"}, {"fillcolor": "rgba(0, 204, 150,1)", "line": {"color": "White", "width": 1}, "type": "rect", "x0": 8, "x1": 9, "y0": 0.0, "y1": 0.4632, "xref": "x", "yref": "y"}, {"fillcolor": "rgba(0, 204, 150,1)", "line": {"color": "White", "width": 1}, "type": "rect", "x0": 8, "x1": 9, "y0": 1.0, "y1": 1.463, "xref": "x", "yref": "y"}, {"fillcolor": "rgba(0, 204, 150,1)", "line": {"color": "White", "width": 1}, "type": "rect", "x0": 13, "x1": 15, "y0": 0.0, "y1": 0.4632, "xref": "x", "yref": "y"}, {"fillcolor": "rgba(0, 204, 150,1)", "line": {"color": "White", "width": 1}, "type": "rect", "x0": 7, "x1": 9, "y0": 2.0, "y1": 2.463, "xref": "x", "yref": "y"}, {"fillcolor": "rgba(0, 204, 150,1)", "line": {"color": "White", "width": 1}, "type": "rect", "x0": 7, "x1": 8, "y0": 0.0, "y1": 0.4632, "xref": "x", "yref": "y"}, {"fillcolor": "rgba(0, 204, 150,1)", "line": {"color": "White", "width": 1}, "type": "rect", "x0": 12, "x1": 13, "y0": 0.0, "y1": 0.4632, "xref": "x", "yref": "y"}, {"fillcolor": "rgba(0, 204, 150,1)", "line": {"color": "White", "width": 1}, "type": "rect", "x0": 11, "x1": 12, "y0": 0.0, "y1": 0.4632, "xref": "x", "yref": "y"}, {"fillcolor": "rgba(0, 204, 150,1)", "line": {"color": "White", "width": 1}, "type": "rect", "x0": 14, "x1": 16, "y0": 1.0, "y1": 1.463, "xref": "x", "yref": "y"}, {"fillcolor": "rgba(0, 204, 150,1)", "line": {"color": "White", "width": 1}, "type": "rect", "x0": 15, "x1": 16, "y0": 0.0, "y1": 0.4632, "xref": "x", "yref": "y"}, {"fillcolor": "rgba(0, 204, 150,1)", "line": {"color": "White", "width": 1}, "type": "rect", "x0": 9, "x1": 13, "y0": 1.0, "y1": 1.463, "xref": "x", "yref": "y"}, {"fillcolor": "rgba(0, 204, 150,1)", "line": {"color": "White", "width": 1}, "type": "rect", "x0": 13, "x1": 15, "y0": 2.0, "y1": 2.463, "xref": "x", "yref": "y"}, {"fillcolor": "rgba(0, 204, 150,1)", "line": {"color": "White", "width": 1}, "type": "rect", "x0": 6, "x1": 8, "y0": 1.0, "y1": 1.463, "xref": "x", "yref": "y"}, {"fillcolor": "rgba(0, 204, 150,1)", "line": {"color": "White", "width": 1}, "type": "rect", "x0": 9, "x1": 13, "y0": 2.0, "y1": 2.463, "xref": "x", "yref": "y"}, {"fillcolor": "rgba(0, 204, 150,1)", "line": {"color": "White", "width": 1}, "type": "rect", "x0": 10, "x1": 11, "y0": 0.0, "y1": 0.4632, "xref": "x", "yref": "y"}, {"fillcolor": "rgba(0, 204, 150,1)", "line": {"color": "White", "width": 1}, "type": "rect", "x0": 13, "x1": 14, "y0": 1.0, "y1": 1.463, "xref": "x", "yref": "y"}, {"fillcolor": "rgba(0, 204, 150,1)", "line": {"color": "White", "width": 1}, "type": "rect", "x0": 16, "x1": 17, "y0": 0.0, "y1": 0.4632, "xref": "x", "yref": "y"}, {"fillcolor": "rgba(0, 204, 150,1)", "line": {"color": "White", "width": 1}, "type": "rect", "x0": 16, "x1": 17, "y0": 1.0, "y1": 1.463, "xref": "x", "yref": "y"}, {"fillcolor": "rgba(0, 204, 150,1)", "line": {"color": "White", "width": 1}, "type": "rect", "x0": 16, "x1": 22, "y0": 2.0, "y1": 2.463, "xref": "x", "yref": "y"}, {"fillcolor": "rgba(0, 204, 150,1)", "line": {"color": "White", "width": 1}, "type": "rect", "x0": 17, "x1": 23, "y0": 0.0, "y1": 0.4632, "xref": "x", "yref": "y"}, {"fillcolor": "rgba(0, 204, 150,1)", "line": {"color": "White", "width": 1}, "type": "rect", "x0": 15, "x1": 16, "y0": 2.0, "y1": 2.463, "xref": "x", "yref": "y"}, {"fillcolor": "rgba(0, 204, 150,1)", "line": {"color": "White", "width": 1}, "type": "rect", "x0": 17, "x1": 18, "y0": 1.0, "y1": 1.463, "xref": "x", "yref": "y"}, {"fillcolor": "rgba(0, 204, 150,1)", "line": {"color": "White", "width": 1}, "type": "rect", "x0": 20, "x1": 21, "y0": 1.0, "y1": 1.463, "xref": "x", "yref": "y"}, {"fillcolor": "rgba(0, 204, 150,1)", "line": {"color": "White", "width": 1}, "type": "rect", "x0": 19, "x1": 20, "y0": 1.0, "y1": 1.463, "xref": "x", "yref": "y"}, {"fillcolor": "rgba(0, 204, 150,1)", "line": {"color": "White", "width": 1}, "type": "rect", "x0": 22, "x1": 23, "y0": 1.0, "y1": 1.463, "xref": "x", "yref": "y"}, {"fillcolor": "rgba(0, 204, 150,1)", "line": {"color": "White", "width": 1}, "type": "rect", "x0": 23, "x1": 24, "y0": 0.0, "y1": 0.4632, "xref": "x", "yref": "y"}, {"fillcolor": "rgba(0, 204, 150,1)", "line": {"color": "White", "width": 1}, "type": "rect", "x0": 23, "x1": 24, "y0": 1.0, "y1": 1.463, "xref": "x", "yref": "y"}, {"fillcolor": "rgba(0, 204, 150,1)", "line": {"color": "White", "width": 1}, "type": "rect", "x0": 23, "x1": 24, "y0": 2.0, "y1": 2.463, "xref": "x", "yref": "y"}], "margin": {"l": 0, "r": 0, "t": 0, "b": 0}, "width": 800, "height": 400, "plot_bgcolor": "rgba(0, 0, 0, 0)", "paper_bgcolor": "rgba(0, 0, 0, 0)"}}
